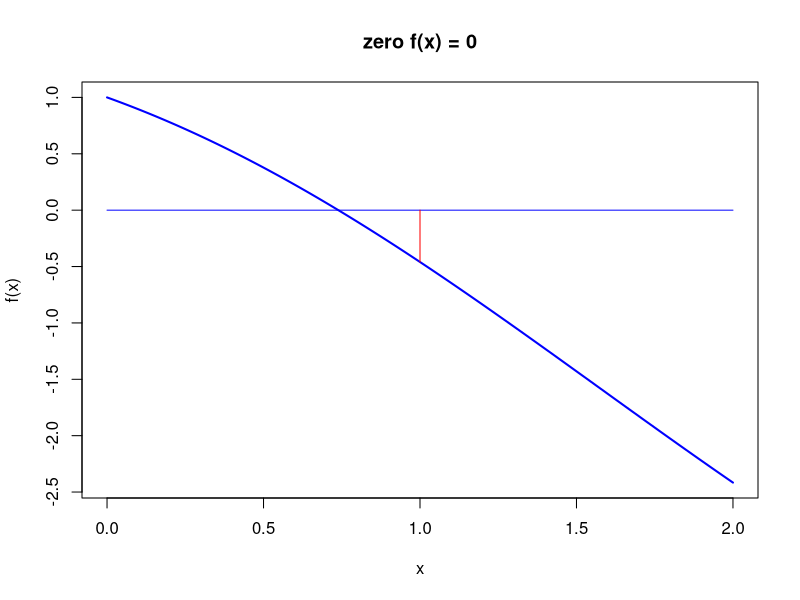
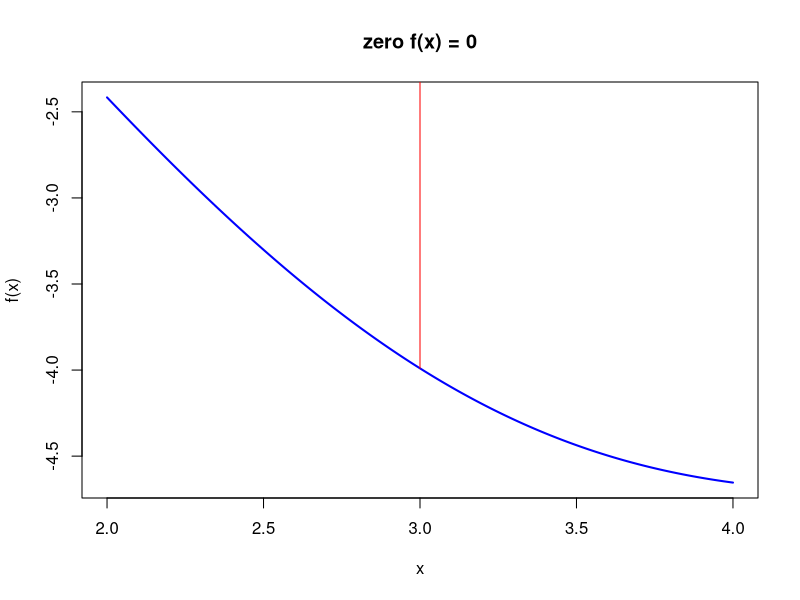
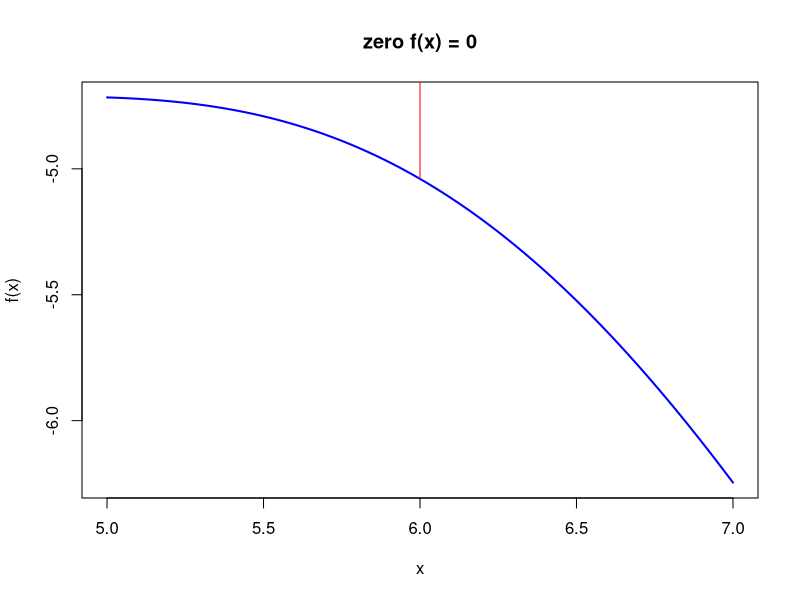
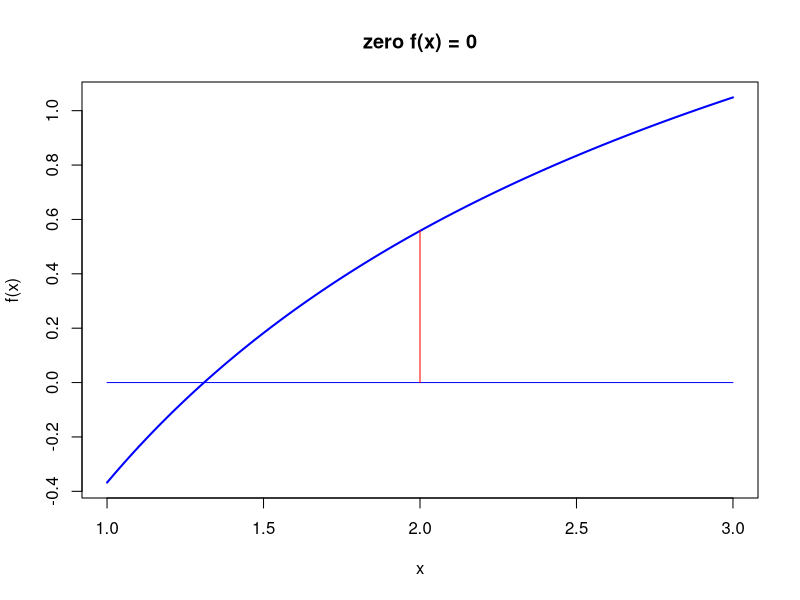
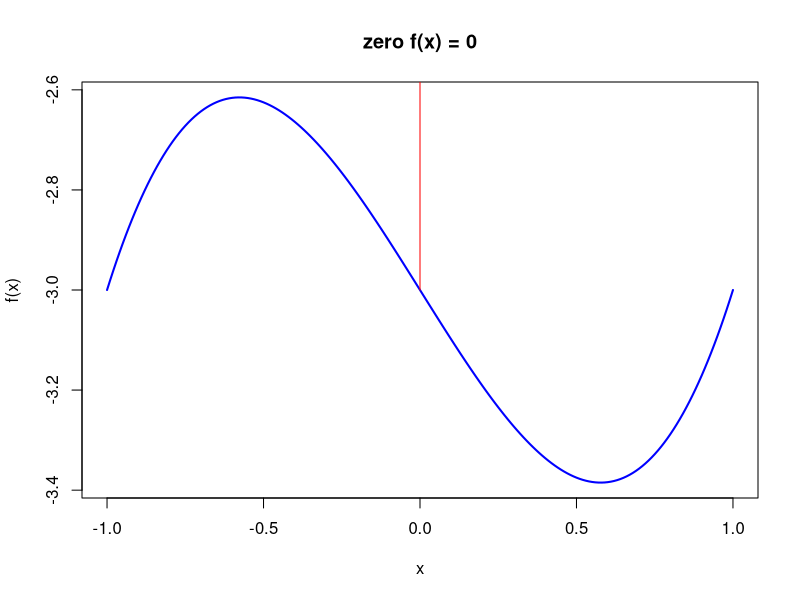
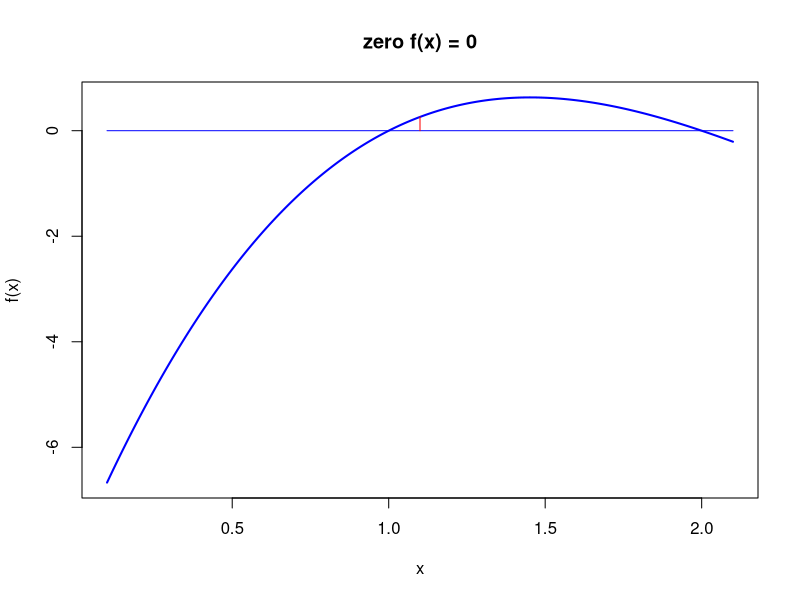
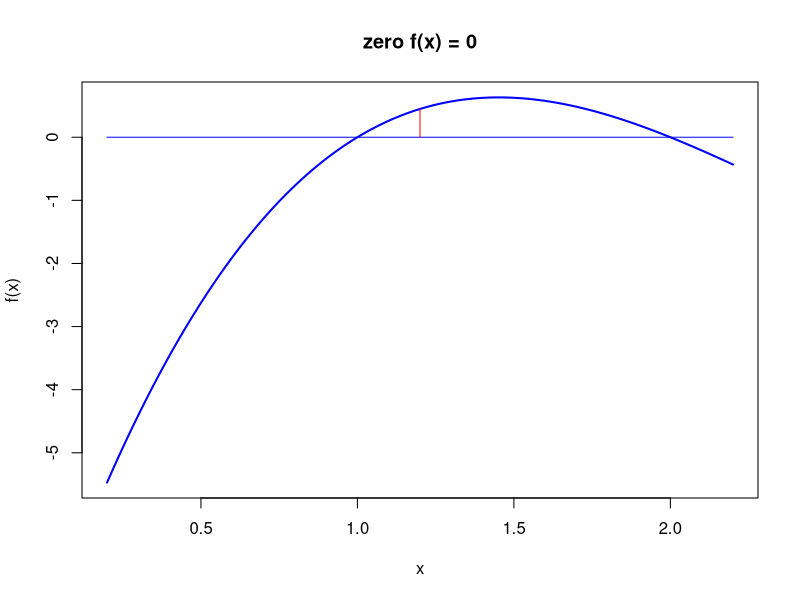
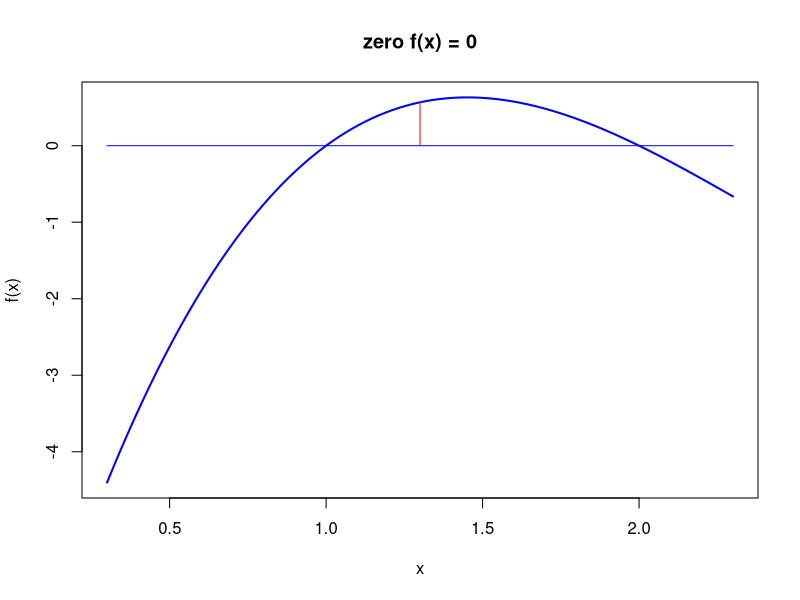

Generate these figures, in order, with R: (Note: this script raises an error after producing the figures.)
## ---- chunk 1
knitr::opts_chunk$set(echo = TRUE)
## ---- chunk 2

fixedpoint <- function(ftn, x0, tol = 1e-9, max.iter = 100) {
  # applies the fixed-point algorithm to find x such that ftn(x) == x
  # we assume that ftn is a function of a single variable
  
  # do first iteration
  xold <- x0
  xnew <- ftn(xold)
  iter <- 1
  cat("At iteration 1 value of x is:", xnew, "\n")

  # continue iterating until stopping conditions are met
  while ((abs(xnew-xold) > tol) && (iter < max.iter)) {
    xold <- xnew;
    xnew <- ftn(xold);
    iter <- iter + 1
    cat("At iteration", iter, "value of x is:", xnew, "\n")
  }

  # output depends on success of algorithm
  if (abs(xnew-xold) > tol) {
    cat("Algorithm failed to converge\n")
    return(NULL)
  } else {
    cat("Algorithm converged\n")
    return(xnew)
  }
}

## ---- chunk 3
 fixedpoint(cos,0)
## ---- chunk 4
 newtonraphson <- function(ftn, x0, tol = 1e-9, max.iter = 100) {
  # Newton_Raphson algorithm for solving ftn(x)[1] == 0
  # we assume that ftn is a function of a single variable that returns
  # the function value and the first derivative as a vector of length 2

  # initialise
  x <- x0
  fx <- ftn(x)
  iter <-  0

  # continue iterating until stopping conditions are met
  while ((abs(fx[1]) > tol) && (iter < max.iter)) {
    x <- x - fx[1]/fx[2]
    fx <- ftn(x)
    iter <- iter + 1
    cat("At iteration", iter, "value of x is:", x, "\n")
  }

  # output depends on success of algorithm
  if (abs(fx[1]) > tol) {
    cat("Algorithm failed to converge\n")
    return(NULL)
  } else {
    cat("Algorithm converged\n")
    return(x)
  }
}

## ---- chunk 5
 cos_nr = function(x){
  f1 = cos(x) - x
  df1 = -sin(x) - 1
 return(c(f1,df1))
 }
 
 newtonraphson(cos_nr,0)
 
## ---- chunk 6
newtonraphson_show <- function(ftn, x0, xmin = x0-1, xmax = x0+1) {
  # applies Newton-Raphson to find x such that ftn(x)[1] == 0
  # x0 is the starting point
  # subsequent iterations are plotted in the range [xmin, xmax]

  # plot the function
  x <- seq(xmin, xmax, (xmax - xmin)/200)
  fx <- c()
  for (i in 1:length(x)) {
    fx[i] <- ftn(x[i])[1]
  }
  plot(x, fx, type = "l", xlab = "x", ylab = "f(x)",
    main = "zero f(x) = 0", col = "blue", lwd = 2)
  lines(c(xmin, xmax), c(0, 0), col = "blue")

  # do first iteration
  xold <- x0
  f.xold <- ftn(xold)
  xnew <- xold - f.xold[1]/f.xold[2]
  lines(c(xold, xold, xnew), c(0, f.xold[1], 0), col = "red")

  # continue iterating while user types "y"
  cat("last x value", xnew, " ")
  continue <- readline("continue (y or n)? ") == "y"
  while (continue) {
    xold <- xnew;
    f.xold <- ftn(xold)
    xnew <- xold - f.xold[1]/f.xold[2]
    lines(c(xold, xold, xnew), c(0, f.xold[1], 0), col = "red")
    cat("last x value", xnew, " ")
    continue <- readline("continue (y or n)? ") == "y"
  }

  return(xnew)
}

f_ch10_ex5_a = function(x){
return(cos(x) - x)
}

f_ch10_ex5_b = function(x){
return(log(x)-exp(-x))
}

f_ch10_ex5_c = function(x){
return(x^3-x-3)
}

f_ch10_ex5_d = function(x){
return(x^3-7*x^2+14*x-8)
}

f_ch10_ex5_e = function(x){
return(log(x)*exp(-x))
}
## ---- chunk 7

newtonraphson_show(f_ch10_ex5_a,1)
newtonraphson_show(f_ch10_ex5_a,3)
newtonraphson_show(f_ch10_ex5_a,6)

## ---- chunk 8
newtonraphson_show(f_ch10_ex5_b,2)
## ---- chunk 9
newtonraphson_show(f_ch10_ex5_c,0)
## ---- chunk 10
newtonraphson_show(f_ch10_ex5_d,1.1)
newtonraphson_show(f_ch10_ex5_d,1.2)
newtonraphson_show(f_ch10_ex5_d,1.3)
newtonraphson_show(f_ch10_ex5_d,1.4)
newtonraphson_show(f_ch10_ex5_d,1.5)
newtonraphson_show(f_ch10_ex5_d,1.6)
newtonraphson_show(f_ch10_ex5_d,1.7)
newtonraphson_show(f_ch10_ex5_d,1.8)
newtonraphson_show(f_ch10_ex5_d,1.9)

## ---- chunk 11
newtonraphson_show(f_ch10_ex5_e,2)
## ---- chunk 12
 nrq <- function(ftn, x0, tol = 1e-9, max.iter = 100) {
  # Newton_Raphson algorithm for solving ftn(x)[1] == 0
  # we assume that ftn is a function of a single variable that returns
  # the function value and the first derivative as a vector of length 2

  # initialise
  x <- x0
  fx <- ftn(x)
  delta = 1
  iter <-  0

  # continue iterating until stopping conditions are met
  while ((abs(delta) > tol) && (iter < max.iter)) {
    if(fx[3] == 0){
        return(0) #haven't figured this part out yet
    } 
    x_p =  x + (sqrt(fx[2]^2-2*fx[3]*fx[1]) - fx[2])/fx[3]
    x_n = x - (sqrt(fx[2]^2-2*fx[3]*fx[1]) + fx[2])/fx[3]
    
    delta = x - x_p
    x = x_p
    fx <- ftn(x)
    iter <- iter + 1
    cat("At iteration", iter, "value of x is:", x, "\n")
  }

  # output depends on success of algorithm
  if (abs(fx[1]) > tol) {
    cat("Algorithm failed to converge\n")
    return(NULL)
  } else {
    cat("Algorithm converged\n")
    return(x)
  }
}


f_ch10_ex9_a = function(x){
return(c(cos(x) - x, -sin(x), -cos(x)))
}

f_ch10_ex9_b = function(x){
return(c(log(x)-exp(-x), 1/x + exp(-x), 1/(2*x^(3/2)) - exp(-x)))
}

f_ch10_ex9_c = function(x){
return( c(x^3-x-3, 3*x^2-1,6*x) )
}

f_ch10_ex9_d = function(x){
return(c(x^3-7*x^2+14*x-8, 3*x^2-14*x + 8, 6*x-14  ) )
}

f_ch10_ex9_e = function(x){
return(c(log(x)*exp(-x),(exp(-x)(1-x*log(x))/x),1)) #don't feel like figureing out these derivates
}

## ---- chunk 13

nrq(f_ch10_ex9_a,1)
nrq(f_ch10_ex9_a,3)
nrq(f_ch10_ex9_a,6)

## ---- chunk 14
nrq(f_ch10_ex9_b,2)
## ---- chunk 15
nrq(f_ch10_ex9_c,0)
## ---- chunk 16
nrq(f_ch10_ex9_d,1.1)
nrq(f_ch10_ex9_d,1.2)
nrq(f_ch10_ex9_d,1.3)
nrq(f_ch10_ex9_d,1.4)
nrq(f_ch10_ex9_d,1.5)
nrq(f_ch10_ex9_d,1.6)
nrq(f_ch10_ex9_d,1.7)
nrq(f_ch10_ex9_d,1.8)
nrq(f_ch10_ex9_d,1.9)

## ---- chunk 17
nrq(f_ch10_ex9_e,2)
## ---- chunk 18
NR_quad = function(fn, x0, tol = 1e-9, max.iter=100){
  
  
}

